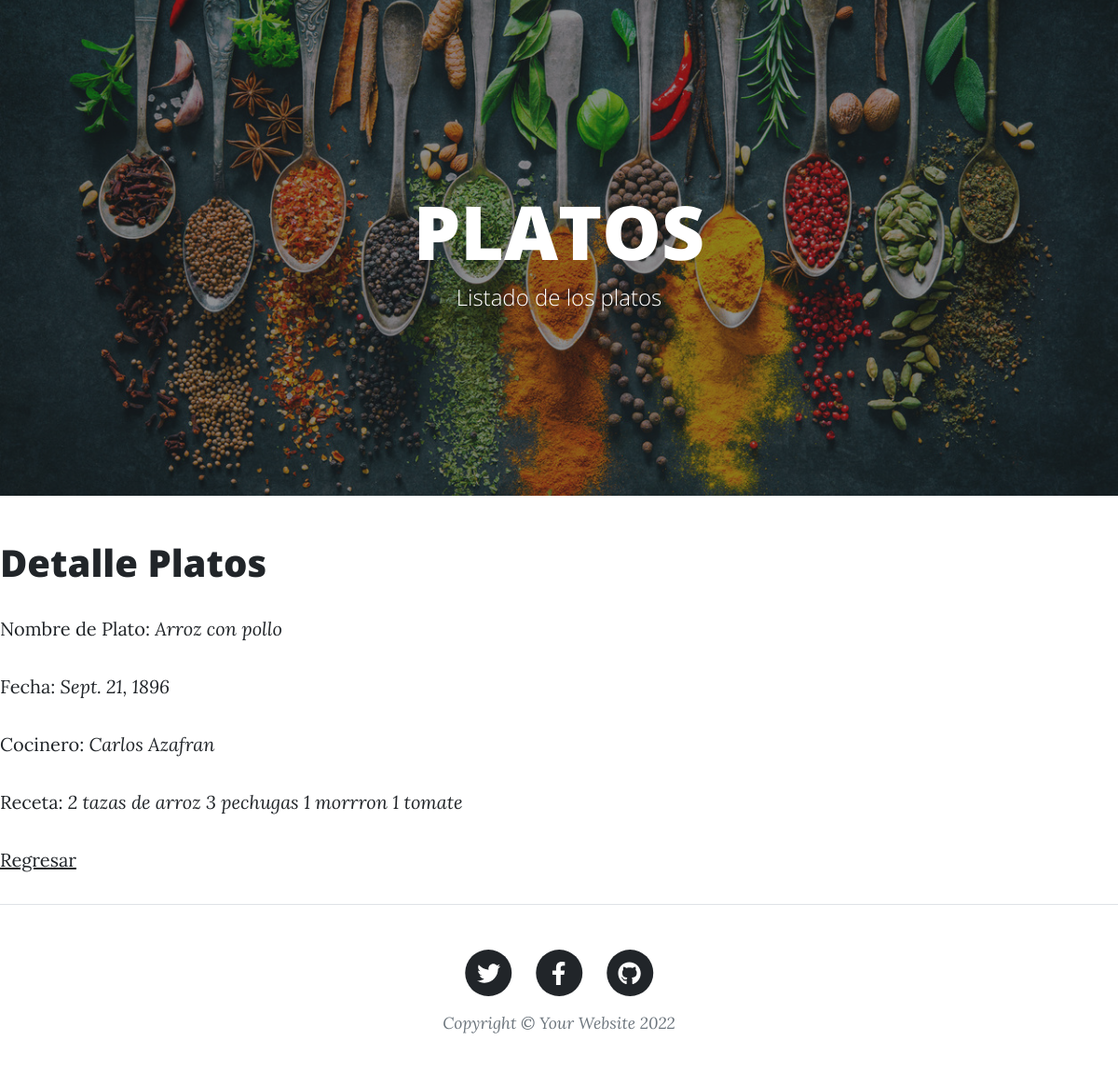
Page /AppBlog/platos/3 on the committed database.
### AppBlog/models.py (models this page shows, shortened)
class Platos(models.Model):
    nombre = models.CharField(max_length=40)
    fecha = models.DateField()
    cocinero = models.CharField(max_length=40)
    receta = models.TextField()

### AppBlog/views.py (the view)
# urls.py: path('platos/<pk>', PlatosDetalle.as_view(), name='platosDetalle'),
class PlatosDetalle(DetailView):
    model = Platos
    template_name = "AppBlog/platosDetalle.html"

### AppBlog/template/AppBlog/platosDetalle.html
{% extends "AppBlog/padre_platos.html" %}
{% load static %}
{% block contenidoQueCambia %}
<h1>Detalle Platos</h1>
    <p>Nombre de Plato: <i>{{platos.nombre}}</i></p>
    <p>Fecha: <i>{{platos.fecha}}</i></p>
    <p>Cocinero: <i>{{platos.cocinero}}</i></p>
    <p>Receta: <i>{{platos.receta}}</i></p>
    <p>
    <a href="{% url 'platosLista' %}">Regresar</a>
    </p>
{% endblock %}

### rows in the picture
Platos: nombre "Arroz con pollo", fecha "Sept. 21, 1896", cocinero "Carlos Azafran", receta "2 tazas de arroz 3 pechugas 1 morrron 1 tomate"
